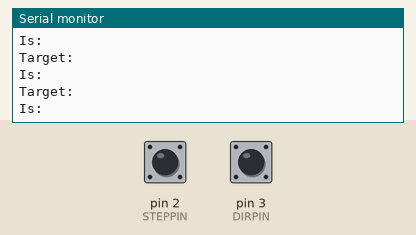
Simulated run of this sketch. Board: Arduino Uno, built with avr-gcc and run on an emulated ATmega328P. On the bench: the last lines printed to the serial monitor. The test bench sets the inputs (shaded band); at power-on: pin 2 (STEPPIN) HIGH, pin 3 (DIRPIN) HIGH.

Above: at 1.2 s.
1.3 s: pin 2 (STEPPIN) pulled LOW for 0.15 s
At 1.81 s:
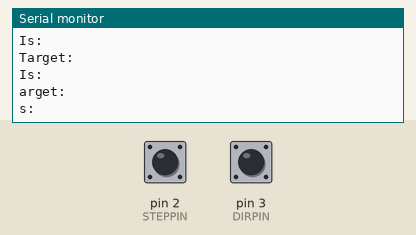
3.0 s: pin 2 (STEPPIN) pulled LOW for 1 s
At 4.32 s:
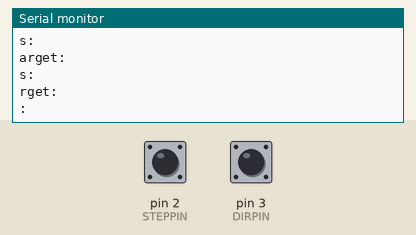
5.5 s: pin 2 (STEPPIN) pulled LOW for 0.15 s
At 6.33 s:
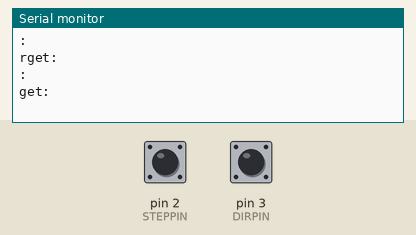
7.5 s: pin 2 (STEPPIN) pulled LOW for 1 s
At 8.9 s:
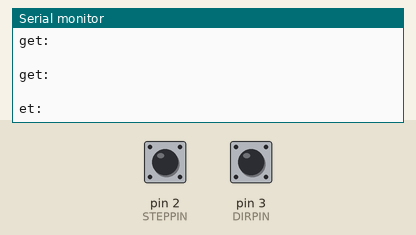
10.5 s: pin 2 (STEPPIN) pulled LOW for 3.2 s
At 14.34 s:
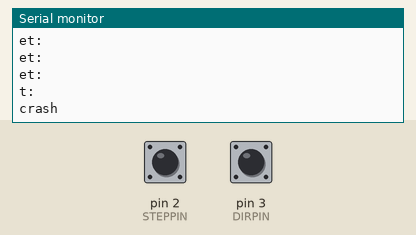
15.5 s: pin 2 (STEPPIN) pulled LOW for 0.15 s
At 16.34 s:
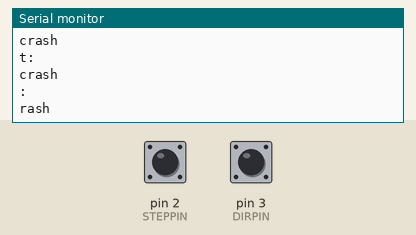

Measured:
- after the input at 1.3 s, the serial monitor: prints a new line after 0.20 s (image 1)
- after the input at 3.0 s, the serial monitor: prints a new line after 1.0 s (image 2)
- after the input at 5.5 s, the serial monitor: prints a new line after 0.52 s (image 3)
- after the input at 7.5 s, the serial monitor: prints a new line after 1.0 s (image 4)
- after the input at 10.5 s, the serial monitor: prints a new line after 3.5 s (image 5)
- after the input at 15.5 s, the serial monitor: prints a new line after 0.54 s (image 6)

The sketch:

dcToStepper.ino
```cpp
#define STEPPIN   2
#define DIRPIN    3

#define ENCPIN1   5
#define ENCPIN2   6

volatile long long targetCounter = 0L;
volatile long long isCounter = 0L;

volatile boolean triggered = false;

unsigned long post;
int interval = 500;

void setup() {

  pinMode(STEPPIN,INPUT_PULLUP);
  pinMode(DIRPIN,INPUT_PULLUP);
  pinMode(ENCPIN1,INPUT_PULLUP);
  pinMode(ENCPIN2,INPUT_PULLUP);

  attachInterrupt(digitalPinToInterrupt(STEPPIN), interruptStep, RISING);
  attachInterrupt(digitalPinToInterrupt(ENCPIN1), interruptEnc1, RISING);
  attachInterrupt(digitalPinToInterrupt(ENCPIN2), interruptEnc2, RISING);
Serial.begin(9600);
}

void loop() {
  // put your main code here, to run repeatedly:
 if(post < millis()){
  Serial.println("Target: " + targetCounter);
  Serial.println("Is: " + targetCounter);
  post = millis() + interval;
 }
}


void interruptStep(){
  if(digitalRead(DIRPIN) == HIGH){
    targetCounter++;
  }
  else{
    targetCounter--;
  }
}

void interruptEnc1(){
  if(triggered){
    isCounter++;
    triggered = false;
  }
  else{
    triggered = true;
  }
}

void interruptEnc2(){
  if(triggered){
    isCounter--;
    triggered = false;
  }
  else{
    triggered = true;
  }
}
```
